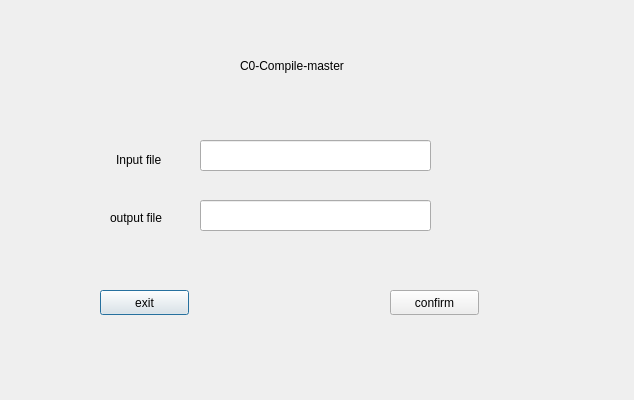
<?xml version="1.0" encoding="UTF-8"?>
<ui version="4.0">
 <class>work</class>
 <widget class="QDialog" name="work">
  <property name="geometry">
   <rect>
    <x>0</x>
    <y>0</y>
    <width>634</width>
    <height>400</height>
   </rect>
  </property>
  <property name="windowTitle">
   <string>Dialog</string>
  </property>
  <widget class="QLineEdit" name="lineEdit">
   <property name="geometry">
    <rect>
     <x>200</x>
     <y>140</y>
     <width>231</width>
     <height>31</height>
    </rect>
   </property>
  </widget>
  <widget class="QLineEdit" name="lineEdit_2">
   <property name="geometry">
    <rect>
     <x>200</x>
     <y>200</y>
     <width>231</width>
     <height>31</height>
    </rect>
   </property>
  </widget>
  <widget class="QLabel" name="label">
   <property name="geometry">
    <rect>
     <x>116</x>
     <y>150</y>
     <width>61</width>
     <height>20</height>
    </rect>
   </property>
   <property name="text">
    <string>Input file</string>
   </property>
  </widget>
  <widget class="QLabel" name="label_2">
   <property name="geometry">
    <rect>
     <x>110</x>
     <y>210</y>
     <width>71</width>
     <height>16</height>
    </rect>
   </property>
   <property name="text">
    <string>output file</string>
   </property>
  </widget>
  <widget class="QPushButton" name="pushButton">
   <property name="geometry">
    <rect>
     <x>100</x>
     <y>290</y>
     <width>89</width>
     <height>25</height>
    </rect>
   </property>
   <property name="text">
    <string>exit</string>
   </property>
  </widget>
  <widget class="QPushButton" name="pushButton_2">
   <property name="geometry">
    <rect>
     <x>390</x>
     <y>290</y>
     <width>89</width>
     <height>25</height>
    </rect>
   </property>
   <property name="text">
    <string>confirm</string>
   </property>
  </widget>
  <widget class="QLabel" name="label_3">
   <property name="geometry">
    <rect>
     <x>240</x>
     <y>50</y>
     <width>131</width>
     <height>31</height>
    </rect>
   </property>
   <property name="text">
    <string>C0-Compile-master</string>
   </property>
  </widget>
 </widget>
 <resources/>
 <connections/>
</ui>
